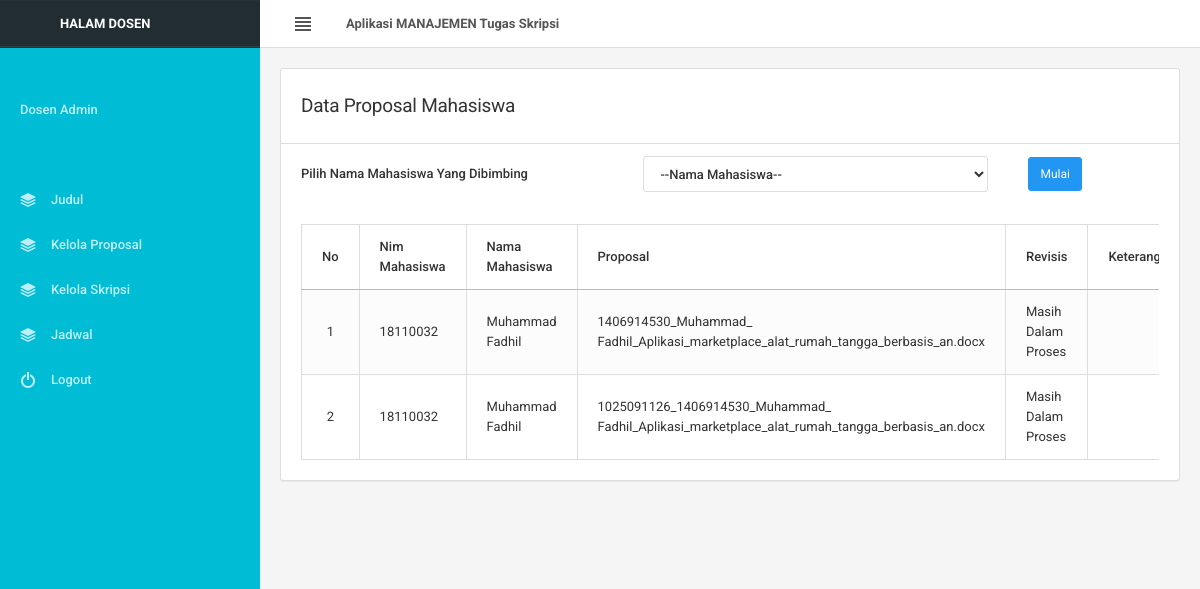
Page /admin/data_proposal.php?pilih_nama=Muhammad Fadhil  (signed in) on the committed database.
### tables this page shows
CREATE TABLE `tbl_proposal` (
  `id` int(50) NOT NULL,
  `nim` int(100) NOT NULL,
  `nama_mahasiswa` varchar(100) NOT NULL,
  `nama_file` varchar(100) NOT NULL,
  `revisi` varchar(100) NOT NULL,
  `keterangan` varchar(100) NOT NULL
);

### admin/data_proposal.php (the view, shortened to what this page needs)
<?php include 'header.php'; ?>
<div class="content-wrapper">
	<div class="content">
		<div class="row">
			<div class="col-lg-12">
				<div class="panel panel-flat">
					<div class="panel-heading">
						<h4 class="panel-title">Data Proposal Mahasiswa</h4>
					</div>
					<form action="" method="get">
			              <table class="table">
			                <tr>
			                  <th width="30%">Pilih Nama Mahasiswa Yang Dibimbing</th>
							  <th>
							  </th>
							  <th>
			                    <select class="form-control" name="pilih_nama" id="pilih_nama">
				                    <option value="">--Nama Mahasiswa--</option>
			                  	</select>
			              		<th>
			              			<input type="submit" value="Mulai" class="btn btn-primary btn-sm">
			              		</th>
			                </tr>
			              </table>
			            </form>
					<div class="panel-body">
						<div class="table-responsive">
							<table class="table table-bordered table-hover table-striped">
							<thead>
									<tr>
										<th width="5%">No</th>
										<th width="15%">Nim Mahasiswa</th>
										<th width="15%">Nama Mahasiswa</th>
										<th width="12%">Proposal</th>
										<th width="12%">Revisis</th>
										<th width="12%">Keterangan</th>
									</tr>
								</thead>
								<tbody>
									<?php
									if(isset($_GET['pilih_nama'])){
										$pilih = $_GET['pilih_nama'];
										$data = mysqli_query($connect,"SELECT * FROM tbl_proposal WHERE nama_mahasiswa ='$pilih'");
										$no = 1;
										while($d=mysqli_fetch_array($data)){
											?>
										<tr>
											<td align="center"><?php echo $no++; ?></td>
											<td><?php echo $d['nim'] ?></td>
											<td><?php echo $d['nama_mahasiswa'] ?></td>
											<td><?php echo $d['nama_file'] ?></td>
											<td><?php echo $d['revisi'] ?></td>
                                            <td><?php echo $d['keterangan'] ?></td>
											<td>
												<?php }?>
												<?php } ?>
									</td>
								</tbody>
							</table>
					</div>
				</div>
			</div>
		</div>
	</div>
</div>
<?php include 'footer.php'; ?>

### rows in the picture
tbl_proposal: nim "18110032", nama_mahasiswa "Muhammad Fadhil", nama_file "1406914530_Muhammad_ Fadhil_Aplikasi_marketplace_alat_rumah_tangga_berbasis_an.docx", revisi "Masih Dalam Proses"
tbl_proposal: nim "18110032", nama_mahasiswa "Muhammad Fadhil", nama_file "1025091126_1406914530_Muhammad_ Fadhil_Aplikasi_marketplace_alat_rumah_tangga_berbasis_an.docx", revisi "Masih Dalam Proses"
